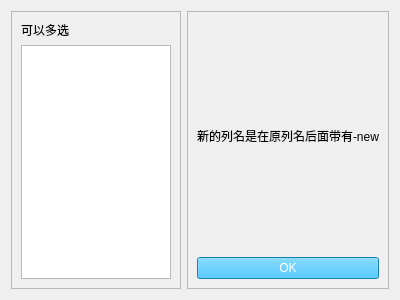
<?xml version="1.0" encoding="UTF-8"?>
<ui version="4.0">
 <class>Form</class>
 <widget class="QWidget" name="Form">
  <property name="geometry">
   <rect>
    <x>0</x>
    <y>0</y>
    <width>400</width>
    <height>300</height>
   </rect>
  </property>
  <property name="windowTitle">
   <string>复制列</string>
  </property>
  <layout class="QHBoxLayout" name="horizontalLayout">
   <item>
    <widget class="QFrame" name="frame">
     <property name="frameShape">
      <enum>QFrame::StyledPanel</enum>
     </property>
     <property name="frameShadow">
      <enum>QFrame::Raised</enum>
     </property>
     <layout class="QVBoxLayout" name="verticalLayout_2">
      <item>
       <widget class="QLabel" name="label">
        <property name="text">
         <string>可以多选</string>
        </property>
       </widget>
      </item>
      <item>
       <widget class="QListWidget" name="listWidget">
        <property name="selectionMode">
         <enum>QAbstractItemView::ExtendedSelection</enum>
        </property>
       </widget>
      </item>
     </layout>
    </widget>
   </item>
   <item>
    <widget class="QFrame" name="frame_2">
     <property name="frameShape">
      <enum>QFrame::StyledPanel</enum>
     </property>
     <property name="frameShadow">
      <enum>QFrame::Raised</enum>
     </property>
     <layout class="QVBoxLayout" name="verticalLayout">
      <item>
       <widget class="QLabel" name="label_2">
        <property name="text">
         <string>新的列名是在原列名后面带有-new</string>
        </property>
       </widget>
      </item>
      <item>
       <widget class="QPushButton" name="pushButton">
        <property name="styleSheet">
         <string notr="true">color: rgb(255, 255, 255); background-color: rgb(28, 177, 245);</string>
        </property>
        <property name="text">
         <string>OK</string>
        </property>
       </widget>
      </item>
     </layout>
    </widget>
   </item>
  </layout>
 </widget>
 <resources/>
 <connections/>
</ui>
